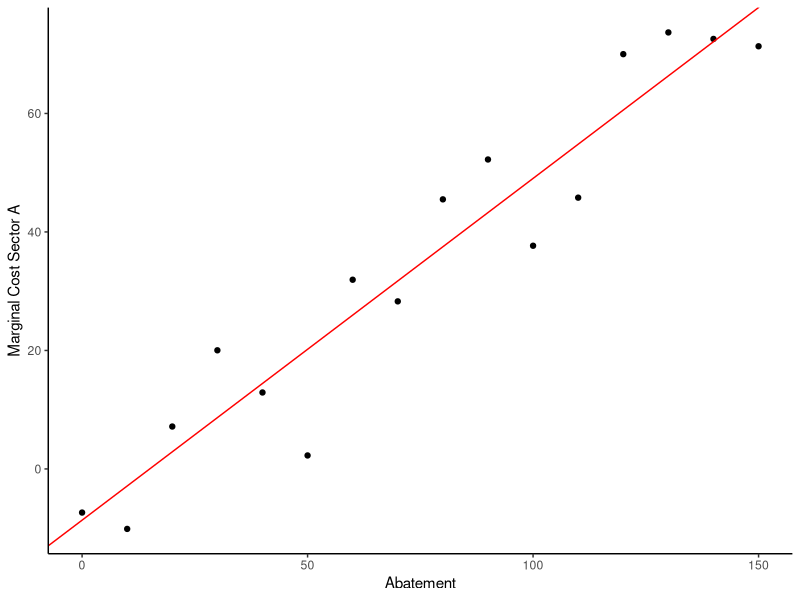
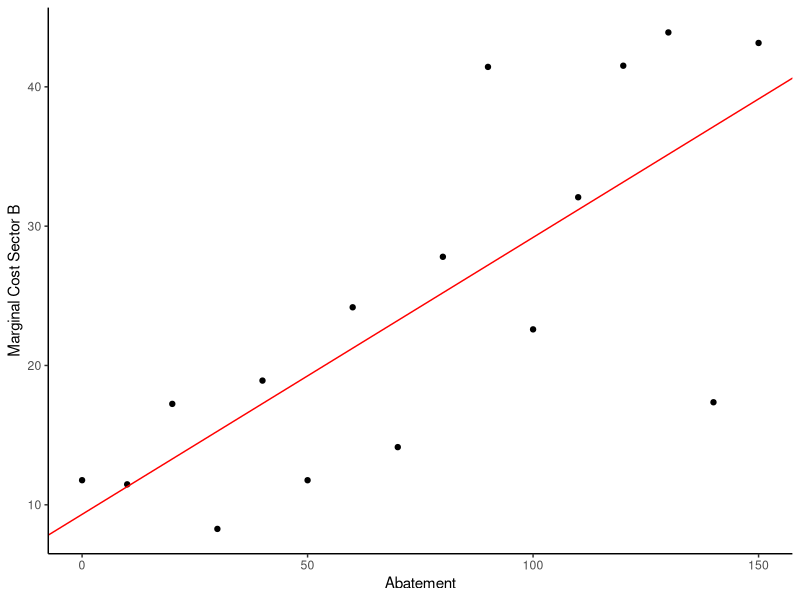
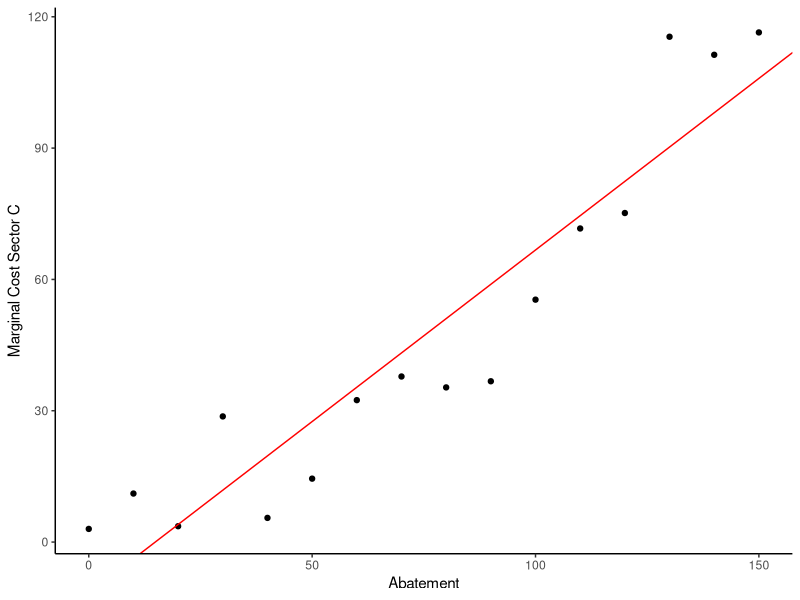
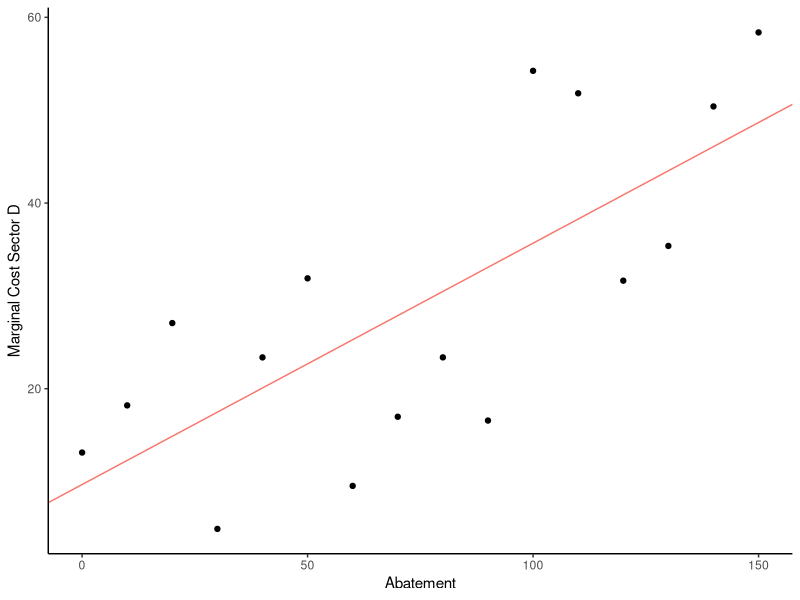
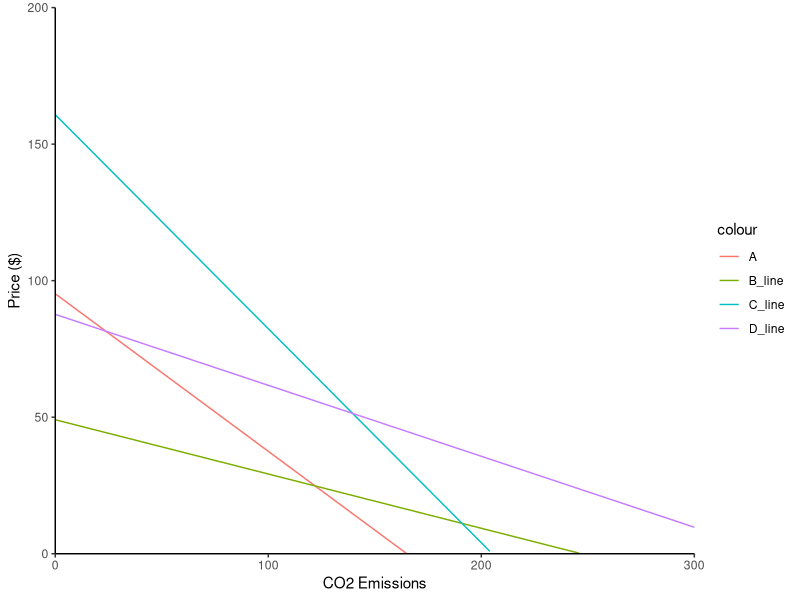
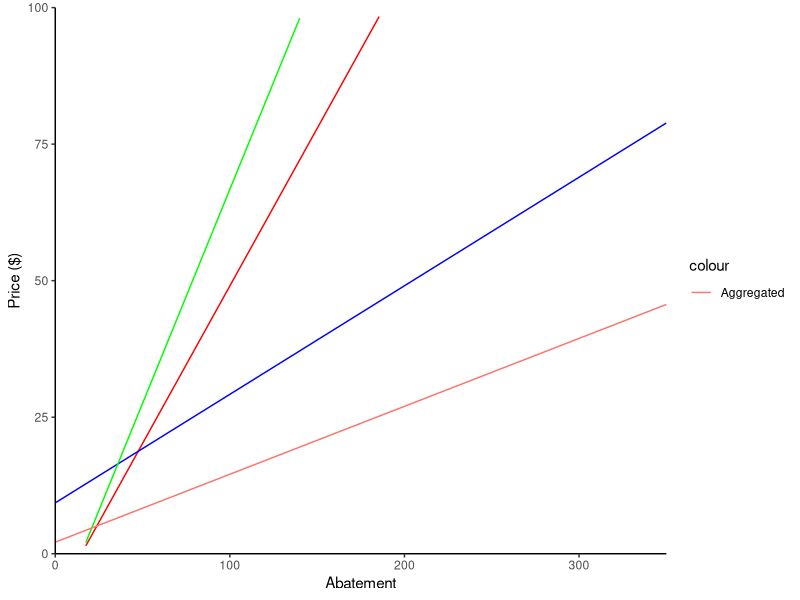

Write R code to recreate these figures, in order.
## ---- chunk 1
knitr::opts_chunk$set(echo = TRUE)
## ---- chunk 2
library(tidyverse)
data<- read_csv("HW4Data (3).csv")

## ---- chunk 3

# Linear regression for each sector

###############################################

# Sector A looks linear so linear regression
lm_a<- lm(MC_A ~ Abatement, data = data)
summary(lm_a)
# plot(lm_a) # check fit

# store parameters
int_a <- lm_a$coefficients[1]
slope_a <- lm_a$coefficients[2]

###############################################

# try linear regression for Sector b
lm_b <- lm(MC_B ~ Abatement, data = data)
summary(lm_b)
# plot(lm_b)

# store parameters
int_line_b<- lm_b$coefficients[1]
slope_line_b<- lm_b$coefficients[2]

#############################################

# Linear model for C
lm_c<- lm(MC_C ~ Abatement, data = data)
summary(lm_c) # explains 87% of the variance 

#store parameters for linear model
int_line_c<- lm_c$coefficients[1]
slope_line_c<- lm_c$coefficients[2]

#############################################

# linear model for MC_D
lm_d<- lm(MC_D ~ Abatement, data = data)
summary(lm_d)

#Store parameters
int_line_d<- lm_d$coefficients[1]
slope_line_d<- lm_d$coefficients[2]

################################################
## ---- chunk 4
# sector A 
A_lm_graph <- ggplot(data, aes(x=Abatement, y=MC_A)) +
  geom_point() + 
  geom_abline(aes(intercept = int_a, slope = slope_a), col = "red", show.legend = FALSE) +
  labs(
    y = "Marginal Cost Sector A"
  ) +
  theme_classic()
A_lm_graph

# sector B 
B_lm_graph <- ggplot(data, aes(x=Abatement, y=MC_B)) +
  geom_point() + 
  geom_abline(aes(intercept = int_line_b, slope = slope_line_b), col = "red", show.legend = FALSE) +
  labs(
    y = "Marginal Cost Sector B"
  ) +
  theme_classic()
B_lm_graph


# sector C
c_line_graph <- ggplot(data, aes(x=Abatement, y=MC_C)) +
  geom_point() + 
  geom_abline(aes(intercept = int_line_c, slope = slope_line_c), col = "red") +
  labs(
    y = "Marginal Cost Sector C"
  ) +
  theme_classic()
c_line_graph

# sector D

d_graph <- ggplot(data, aes(x = Abatement, y = MC_D)) +
  geom_point() + 
  geom_abline(aes(intercept = int_line_d, slope = slope_line_d, col = "red"), show.legend = FALSE) +
  labs(
    y = "Marginal Cost Sector D"
  ) +
  theme_classic()
d_graph

## ---- chunk 5

A<- function(x){int_a + slope_a*(180-x)}
WTP_A <- A(1)

B_line<- function(x){int_line_b + slope_line_b*(200-x)}
WTP_B <- B_line(1)

C_line<- function(x){int_line_c + slope_line_c*(220 - x)}
WTP_C <- C_line(1)

D_line<- function(x){int_line_d + slope_line_d*(300 - x)}
WTP_D <- D_line(1)

## ---- chunk 6
# Draw demand curves on a graph:

demand <- ggplot(data, aes(x=Abatement, y=MC_A)) +
  stat_function(fun = A, aes(color = "A")) +
  stat_function(fun = B_line, aes(color = "B_line")) +
  stat_function(fun = C_line, aes(color = "C_line")) +
  stat_function(fun = D_line, aes(color = "D_line")) +
  scale_x_continuous(expand = c(0,0), limits = c(0,300)) +
  scale_y_continuous(expand = c(0,0), limits = c(0,200)) +
  labs(
    y = "Price ($)",
    x = "CO2 Emissions"
  ) +
  theme_classic()
  
demand

## ---- chunk 7
# need the actual MCs to integrate
A_2<- function(x){int_a + slope_a*(x)}

B_2<- function(x){int_line_b + slope_line_b*(x)}

C_2 <- function(x){int_line_c + slope_line_c*(x)}

D_2 <- function(x){int_line_d + slope_line_d*(x)}

## ---- chunk 8
# the old thing you did wasn't right because you were working with the data and not the actual lines

# try with integration

###################
# sector A: current carbon emissions are 180, cut down by 1/2 = 90
cost_A <- integrate(A_2, 0, 90)

# sector B: current carbon emissions are 200, cut down by 1/2 = 100
cost_B <- integrate(B_2, 0, 100)

# sector C: current carbon emissions are 220, cut down by 1/2 = 110
cost_C <- integrate(C_2, 0, 110)

# total cost

total_cost <- cost_A$value + cost_B$value + cost_C$value

# also need help with this inline referencing the numbers are coming out weird 
## ---- chunk 9
# tax should be where the aggregate marginal cost curve crosses the aggregate demand curve 
# costs should


# to find the costs:
# need to integrate under each of these
# need to add what the end of the integration is to, ie how much each sector has to emit with the tax

#cost_A_t <- integrate(A_2, 0, )

#cost_B_t <- integrate(B_2, 0, )

#cost_C_cap <- integrate(C_2, 0, )

#total cost

#total_cost_t <- cost_A_t$value + cost_B_t$value + cost_C_tvalue


## ---- chunk 10
# first need to aggregate the demand curves horizonatally 

deno = slope_a * slope_line_b + slope_a * slope_line_c + slope_line_b * slope_line_c

agg_y_int = (int_a*slope_line_b*slope_line_c/deno) + (int_line_b*slope_a*slope_line_c/deno) + (int_line_c*slope_line_b*slope_a/deno)

agg_coeff = (slope_a*slope_line_b*slope_line_c/deno)

agg_abate_reverse <- function(x){
  agg_coeff*x + agg_y_int
}
price<- agg_abate_reverse(300) # 39.42658 

## ---- chunk 11

# To test how much abatement each place would need at the price of the aggregate MC curve
A_MC <- function(x){(-int_a + x)/slope_a}
abate_a<- A_MC(price)

B_MC<- function(x){(-int_line_b + x)/slope_line_b}
abate_b<- B_MC(price)

C_MC <- function(x){(-int_line_c + x)/slope_line_c}
abate_c<- C_MC(price)

D_MC<- function(x){(-int_line_d + x)/slope_line_d}

# check it adds up to 300:
total_abate_cap <- abate_a + abate_b + abate_c # it does!!

# now need to integrate under each of these
cost_A_cap <- integrate(A_2, 0, A_MC(price))

cost_B_cap <- integrate(B_2, 0, B_MC(price))

cost_C_cap <- integrate(C_2, 0, C_MC(price))

#total cost

total_cost_cap <- cost_A_cap$value + cost_B_cap$value + cost_C_cap$value
## ---- chunk 12

# for reference to check if this makes sense
MC_ag <- ggplot(data, aes(x=Abatement, y=MC_A)) +
  stat_function(fun = A_2, col = "red") +
  stat_function(fun = B_2, col = "blue") +
  stat_function(fun = C_2, col = "green") +
  stat_function(fun = agg_abate_reverse, geom ="line", aes(color = "Aggregated"))+
  scale_x_continuous(expand = c(0,0), limits = c(0,350)) +
  scale_y_continuous(expand = c(0,0), limits = c(0,100)) +
  labs(
    y = "Price ($)",
    x = "Abatement"
  ) +
  theme_classic()
  
MC_ag


## ---- chunk 13
# redo for 4 sectors and find the new amount of abatement for each sector under cap and trade

deno_2<-  slope_a * slope_line_b + slope_a * slope_line_c + slope_line_b * slope_line_c + slope_line_d*slope_a + slope_line_d* slope_line_b + slope_line_d*slope_line_c

agg_y_int_2 = ((int_a*slope_line_b*slope_line_c*slope_line_d)/deno_2) + ((int_line_b*slope_a*slope_line_c*slope_line_d)/deno_2) + ((int_line_c*slope_line_b*slope_a*slope_line_d)/deno_2) + ((int_line_d*slope_a*slope_line_b*slope_line_c)/deno_2)

agg_coeff_2 = ((slope_a*slope_line_b*slope_line_c*slope_line_d)/deno_2)

agg_abate_reverse_2 <- function(x){agg_coeff_2*x + agg_y_int_2}

price_2<- agg_abate_reverse_2(300)
price_2

# was able to find the price with all four sectors by using this functiona and plugging in prices until 300 abatement was found. Price = 29.81

agg_price_elegant<- function(x){
  a = A_MC(x)
  b = B_MC(x)
  c = C_MC(x)
  d = D_MC(x)
  
  return(a + b + c + d)
}

agg_price_elegant(29.81)
new_price<- 29.81
# this comes out to the correct total abatement but not the correct indiviual abatement when applying it to the indiviual functions below

###################################

A_2<- function(x){int_a + slope_a*x}

B_2<- function(x){int_line_b + slope_line_b*x}

C_2<- function(x){int_line_c + slope_line_c*x}

D_2<- function(x){int_line_d + slope_line_d*x}

# given the abatement, what is the price?
net_abate = function(x) {
  a = A_2(x)
  b = B_2(x)
  c = C_2(x)
  d = D_2(x)
  
  return(a + b + c + d)
}

net_abate(300)

## ---- chunk 14
# To test how much abatement each place would need at the price of the aggregate MC curve
abate_a_4<- A_MC(new_price)

abate_b_4<- B_MC(new_price)

abate_c_4<- C_MC(new_price)

D_MC <- function(x){(-int_line_d + x)/slope_line_d}
abate_d_4 <- D_MC(new_price)

# check if it adds up to 300
total <- abate_a_4 + abate_b_4 + abate_c_4 + abate_d_4 # IT WORKS!!!!


cost_A_4 <- integrate(A_2, 0, A_MC(new_price))

cost_B_4 <- integrate(B_2, 0, B_MC(new_price))

cost_C_4 <- integrate(C_2, 0, C_MC(new_price))

cost_D_4 <- integrate(D_2, 0, D_MC(new_price))

#total cost

total_cost_4 <- cost_A_cap$value + cost_B_cap$value + cost_C_cap$value

## ---- chunk 15
# just add 1 to each MC function

# take what the initial emissions of each sector was and subtract the amount they are abating and that is the level of local air pollution in each country

# country X air pollution

pollute_a<- 180 - abate_a
pollute_b<- 200 - abate_b
pollute_c<- 220 - abate_c

country_x_pollute<- pollute_a + pollute_b + pollute_c

# Country Y air pollution (same as beginning because there is no abatement?)

country_y_pollute<- 300

## ---- chunk 16
# take into accoubnt now how much each sector is abating from problem 4 and subtract it from the amount they are polluting

pollute_a_2<- 180 - abate_a_4
pollute_b_2<- 200 - abate_b_4
pollute_c_2<- 220 - abate_c_4
pollute_d_2<- 300 - abate_d_4

x_pollute_2<- pollute_a_2 + pollute_b_2 + pollute_c_2 

y_pollute_2<- pollute_d_2





